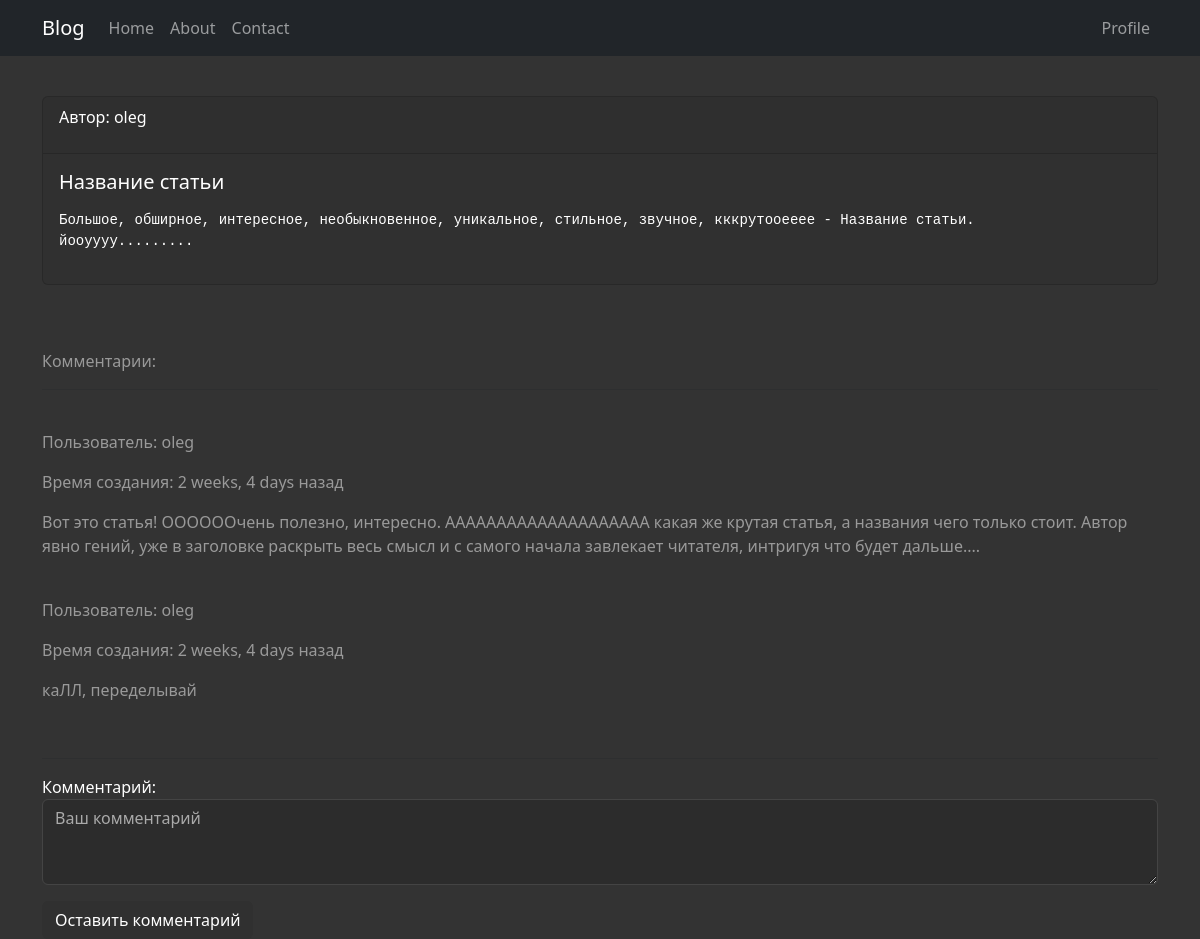
The app's page /article/1/ with its own data.
### blog/models.py (models this page shows, shortened)
class Article(models.Model):
    title = models.CharField(max_length=200)
    text = models.TextField()
    user = models.ForeignKey(User,on_delete=models.CASCADE);

class Comment(models.Model):
    article = models.ForeignKey(Article, on_delete=models.CASCADE)
    user = models.ForeignKey(User, on_delete=models.CASCADE)
    comment = models.TextField(max_length=400)
    created_on = models.DateTimeField(auto_now_add=True)
    class Meta:
        ordering = ['created_on']

### blog/views.py (the view)
# urls.py: path('article/<int:article_id>/', views.show_article, name='article'),
def show_article(request, article_id):
    article = get_object_or_404(Article, id=article_id)  # Получаем статью или 404 ошибку
    if request.method == "POST":
        form = CommentForm(request.POST)  # Получаем данные из формы
        if form.is_valid():  # Проверяем валидность формы
            if request.user.is_authenticated:  # Проверяем авторизацию пользователя
                comment = Comment(
                    article=article,
                    user=request.user,  # Используем имя авторизованного пользователя
                    comment=form.cleaned_data["comment"]
                )
                try:
                    comment.save()  # Сохраняем комментарий в базе данных
                    return redirect('article', article_id)  # Обновляем страницу со статьей
                except Exception as Ex:
                    print(Ex)
                    form.add_error(None, 'Ошибка добавления комментария')
            else:
                return redirect("login")
    else:
        form = CommentForm()
    return render(request, 'article.html', {
        'article': article,
        'comment': article.comment_set.all(),
        'form': form
    })

### blog/forms.py (shortened to what this page needs)
class CommentForm(forms.ModelForm):
    class Meta:
        model = Comment
        fields = ['comment']  # Убираем 'name'
        widgets = {
            'comment': forms.Textarea(attrs={'class': 'form-control', 'placeholder': 'Ваш комментарий', 'rows': '3'}),
        }
        labels = {
            'comment': 'Комментарий',
        }

### templates/article.html (shortened to what this page needs)
{% extends 'base.html' %}
{% block content %}
    <div class="card custom-bg mb-3 mt-4" style="max-width: 100rem;">
          <div class="card-header"><p> Автор: {{ article.user }}</p></div>
          <div class="card-body">
            <h5 class="card-title">{{ article.title }}</h5>
            <p class="card-text"><pre class="card-text">{{ article.text}}</pre></p>
          </div>
    </div>
    <br><br>
    <p class="text-white-50">Комментарии:</p>
    <hr><br>
    {% for com in comment %}
        <p class="text-white-50">Пользователь: {{ com.user.username }}</p>
        <p class="text-white-50">Время создания: {{ com.created_on|timesince }} назад</p>
        <p class="text-white-50">{{ com.comment }}</p>
        <br>
    {% endfor %}
    <hr>
    <form method="post">
        {{ form.as_p }}
        <button type="submit" class="btn custom-btn">Оставить комментарий</button>
    </form>
{% endblock %}

### templates/base.html (shortened to what this page needs)
{% load static %}
<!DOCTYPE html>
<html lang="en">
  <head>
    <link href="https://cdn.jsdelivr.net/npm/bootstrap@5.3.0/dist/css/bootstrap.min.css" rel="stylesheet">
    <link href="{% static 'style.css' %}" rel="stylesheet">
  </head>
  <body>
    <nav class="navbar navbar-expand-lg navbar-dark bg-dark fixed-top">
      <div class="container">
        <a class="navbar-brand" href="#">Blog</a>
        <div id="navbar" class="collapse navbar-collapse">
          <ul class="navbar-nav me-auto mb-2 mb-lg-0">
            <li class="nav-item">
              <a class="nav-link" href="{% url 'home' %}">Home</a>
            </li>
            <li class="nav-item">
              <a class="nav-link" href="{% url 'about' %}">About</a>
            </li>
            <li class="nav-item">
              <a class="nav-link" href="{% url 'contact' %}">Contact</a>
            </li>
          </ul>
            <ul class="nav navbar-nav navbar-right">
                  <li class="nav-item">
                      <a class="nav-link mr-sm-2" href="{% url 'me' %}">Profile</a>
                  </li>
              </ul>
        </div>
      </div>
    </nav>
    <div class="container main-content mt-5 pt-4">
        {% block content %}
        {% endblock %}
    </div>
  </body>
</html>

### blog/static/style.css (style rules this page uses)
.main-content { margin-top: 80px; }
body { background-color: #333333; }
.form-control { background-color: #2c2c2c; color: #ffffff; border: 1px solid #444; }
.form-control::placeholder { color: #aaaaaa; }
label { color: #ffffff; }
.custom-bg { background-color: #303030; color: #ffffff; }
.custom-btn { background-color: #303030; color: #ffffff; }
.card-text { white-space: pre-wrap; word-wrap: break-word; overflow-wrap: break-word; }

### records on screen
Article: user "oleg", title "Название статьи", text "Большое, обширное, интересное, необыкновенное, уникальное, стильное, звучное, кккрутооееее - Название статьи. йооуууу........."
Comment: user.username "oleg", created_on "2 weeks, 4 days", comment "Вот это статья! ООООООчень полезно, интересно. АААААААААААААААААААА какая же крутая статья, а названия чего только стоит. Автор явно гений, уже в заголовке раскрыть весь смысл и с самого начала завлекает читателя, интригуя что будет дальше...."
Comment: user.username "oleg", created_on "2 weeks, 4 days", comment "каЛЛ, переделывай"
